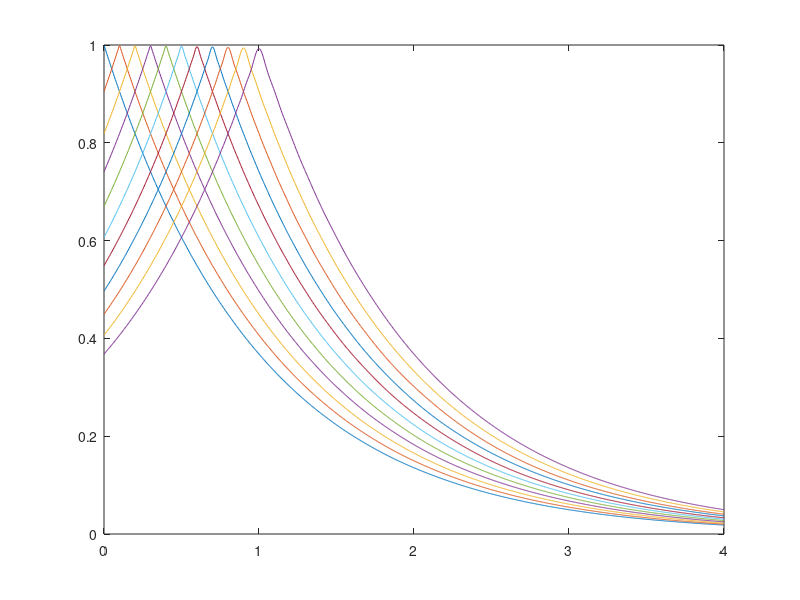
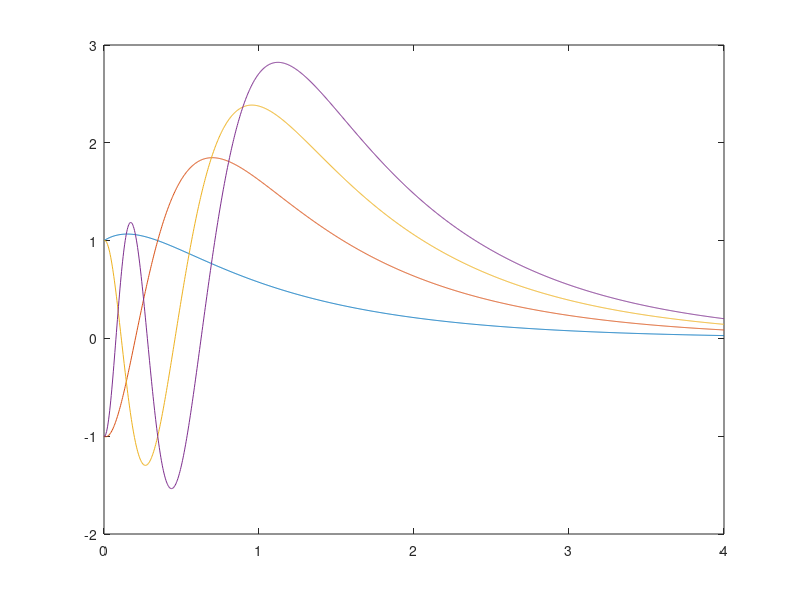
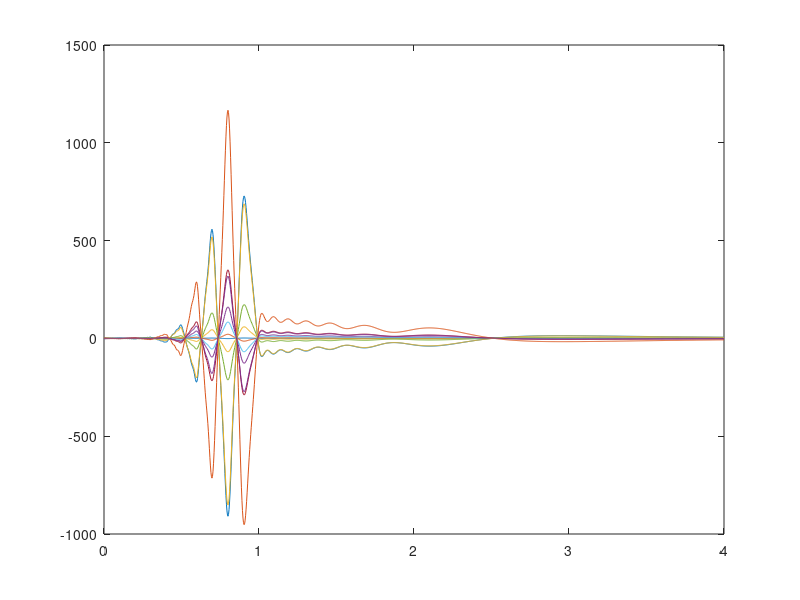
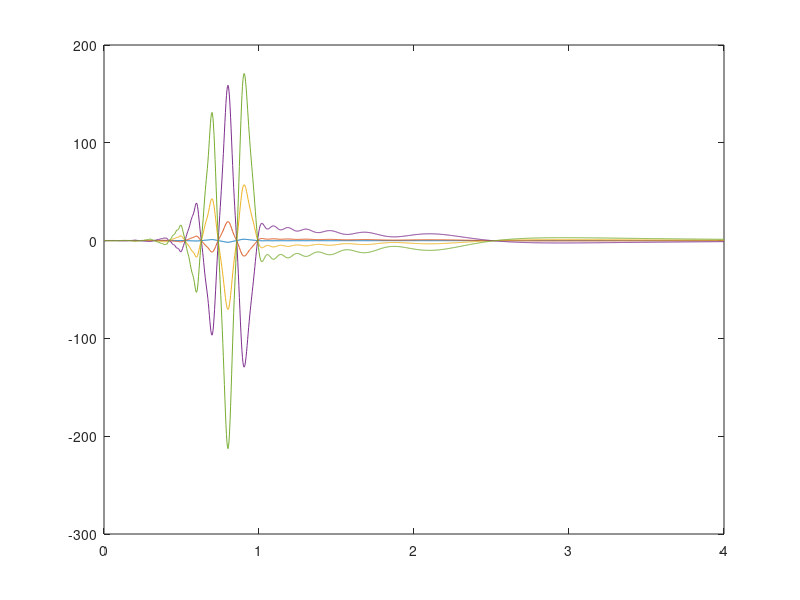

MATLAB code for these plots, in order:
% PlotMaternKernelSeries
% Computes and plots kernels given by a Mercer series
close all
x = linspace(0,1,11)';
xx = linspace(0,4,1201)';
%% C0 Matern kernel on [0,\infty), special case \alpha = 4\epsilon
ep = 1;
phifunc = @(n,x) sin(exp(-2*ep*x)*(2*n-1)*pi/2)./(exp(-ep*x)*ones(size(n)));
lambdafunc = @(n) 8./((2*n-1)*pi).^2;
M = 100;
%% Mercer series
N = length(x);
Lambda = diag(lambdafunc(1:M));
Phi_interp = phifunc(1:M,x);
Phi_eval = phifunc(1:M,xx);
Kbasis = Phi_eval*Lambda*Phi_interp';
%% Plot kernel basis obtained via Mercer series
plot(xx,Kbasis)
%% Plot first 4 eigenfunctions
figure
plot(xx,Phi_eval(:,1:4))
%% HS-SVD stuff
I_N = eye(N);
Phi_1 = Phi_interp(:,1:N);
Phi_2 = Phi_interp(:,N+1:end);
Lambda_1 = Lambda(1:N,1:N);
Lambda_2 = Lambda(N+1:M,N+1:M);
Correction = Lambda_2*(Phi_1\Phi_2)'/Lambda_1;
Psi_basis = Phi_eval*[I_N;Correction];
%Kbasis = Psi_eval*Lambda_1*Phi_1'/Lambda(1,1);
%% Plot Psi basis
figure
plot(xx,Psi_basis);%(:,1:3))
%% Plot correction added to first N eigenfunctions to obtain Psi basis
Phi_correct = Phi_eval(:,N+1:M)*Correction;
figure
plot(xx,Phi_correct(:,1:5))

